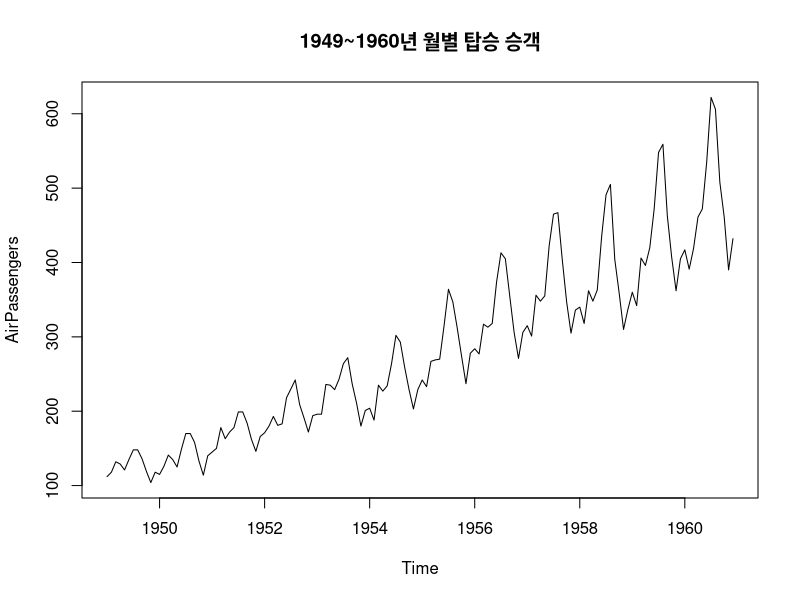
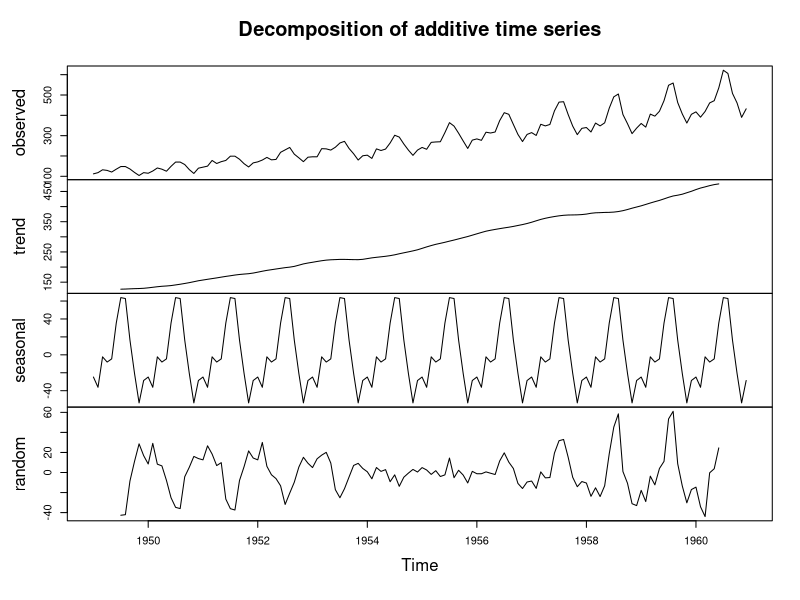
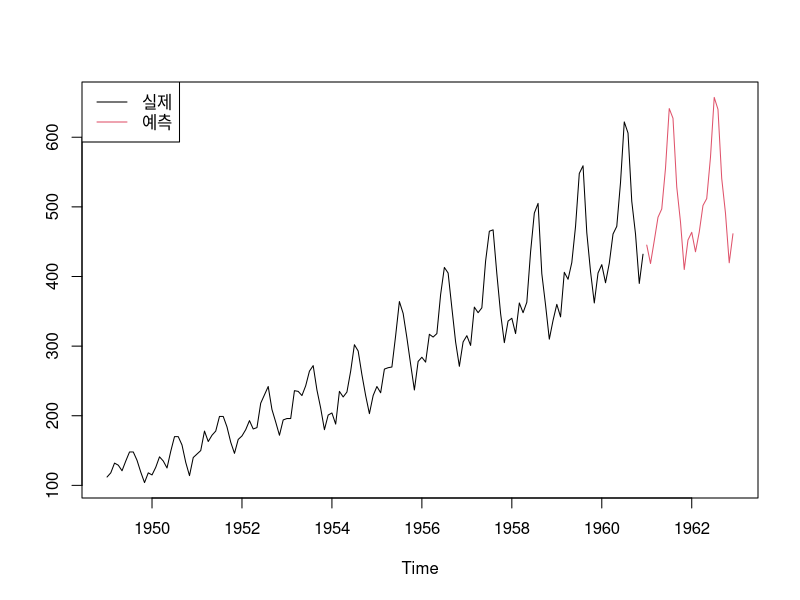

Generate these figures, in order, with R:
## 시계열 분석 예측 

# 1) 데이터 불러오기

AirPassengers

# 2) 시계열 데이터 시각화
ts.plot(AirPassengers)
title("1949~1960년 월별 탑승 승객")

# 3) 시계열 분해
ts<-decompose(AirPassengers) # 데이터를 쪼개기
ts
plot(ts)

# 4) Arima 라는 시계열 분석결과 수행
fit <- arima(AirPassengers, order=c(1,0,0), list(order=c(2,1,0), period=12))

# 5) 향후 시계열 예측 수행 24개월치 분으로
predict <- predict(fit, n.ahead=24)

# 6)  visual
ts.plot(AirPassengers, predict$pred, col=c(1,2,4,4), lty = c(1,1,2,2))
legend("topleft", c("실제", "예측"), col=c(1,2), lty=c(1,1))
